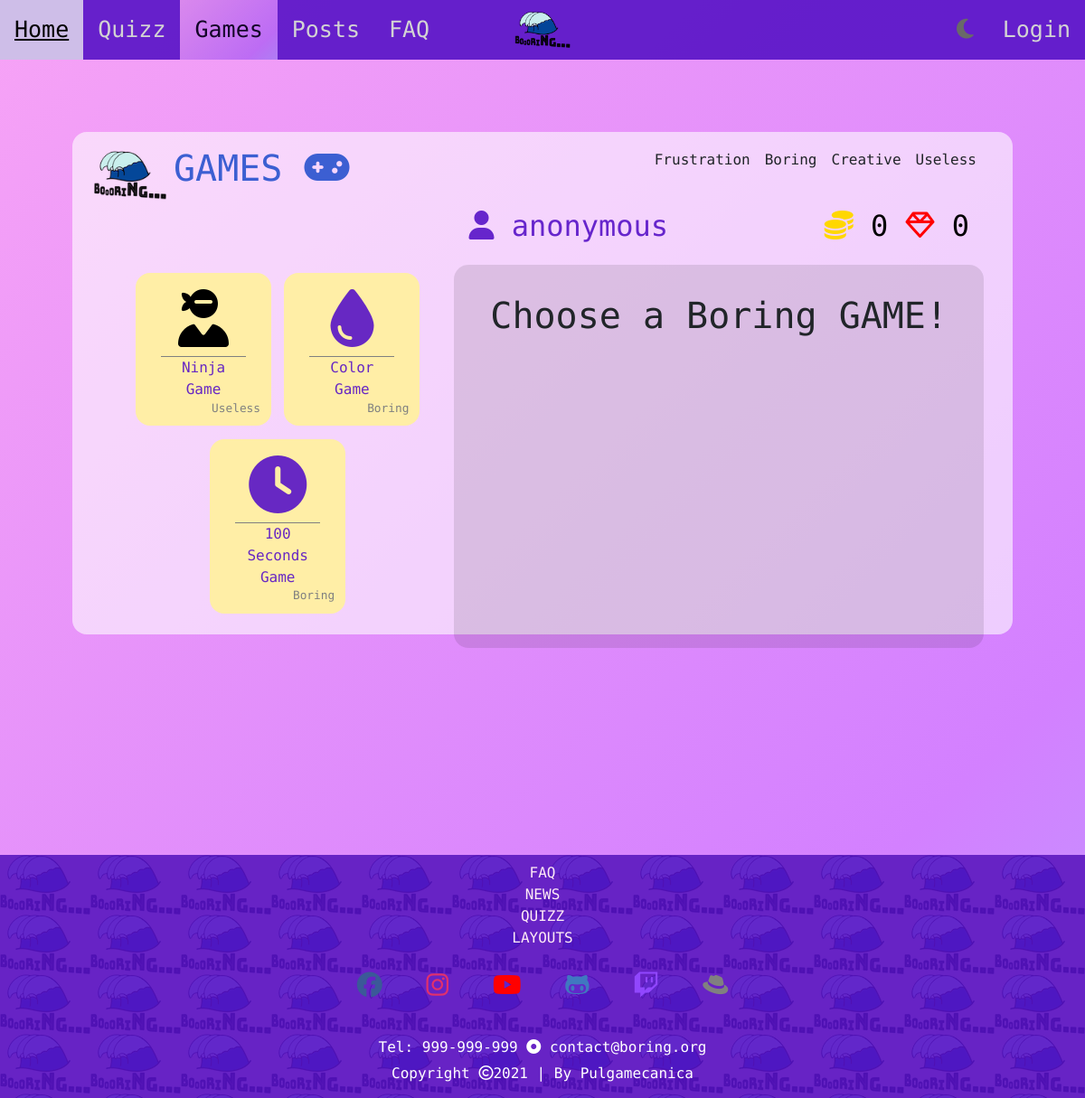
The app's page /games, older data.
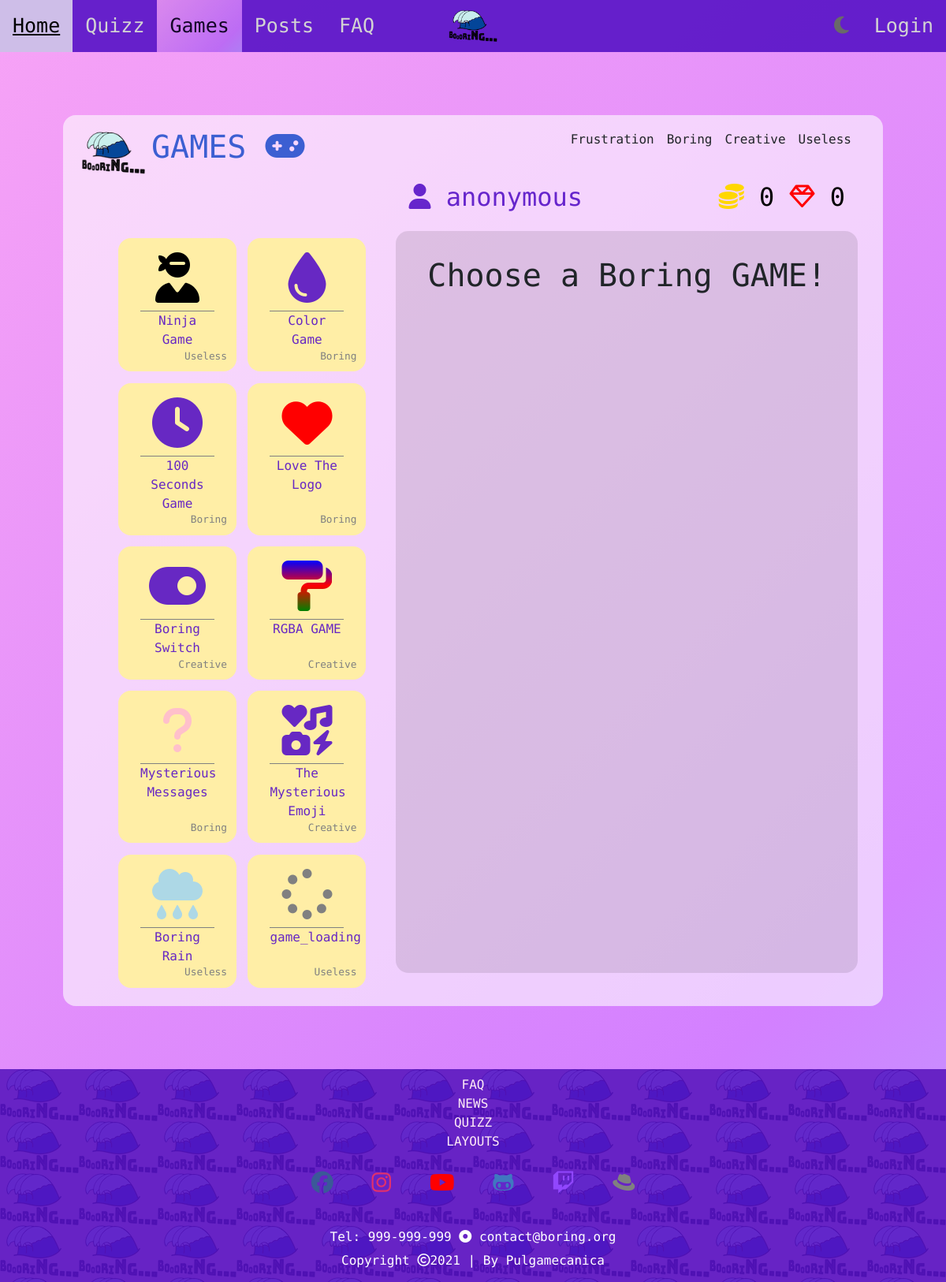
The same page, newer data.
### boring/models.py (models this page shows, shortened)
class Game(models.Model):
    class GameCategory(models.IntegerChoices):
        USELESS = 0
        CREATIVE = 1
        BORING = 2
        FRUSTRATION = 3
    name = models.CharField(max_length = 30)
    description = models.CharField(max_length = 150)
    iconClass1 = models.CharField(max_length = 5, blank=True, default='')
    iconClass2 = models.CharField(max_length = 15, blank=True, default='')
    function = models.CharField(max_length = 50, default='')
    hint_text = models.CharField(max_length = 200, blank=True, default='')
    points_per_win = models.IntegerField(default = 10)
    likes = models.IntegerField(default = 0)
    active = models.BooleanField(default=False)
    created_at = models.DateTimeField(auto_now_add=True)
    category = models.IntegerField(choices=GameCategory.choices, default=False)
    user = models.ForeignKey(BoringUser, on_delete=models.CASCADE, related_name="games")
    times_played = models.IntegerField(default = 0)
    def getCat(self):
        return self.GameCategory.choices[self.category]

### boring_website/views.py (the view)
# urls.py: path('games', views.games_page_view, name='games'),
def games_page_view(request):
    active_games = {'games': Game.objects.all().filter(active=True), 'games_by_cat': enumerate([(category[0], category[1], Game.objects.all().filter(category=category[0]).filter(active=True)) for category in Game.GameCategory.choices])}
    return render(request, 'boring_website/games.html', active_games)

### boring_website/templates/boring_website/games.html (shortened to what this page needs)
{% extends 'boring_website/base.html' %}
{% block main %}
<div class="games-container" id="games-active">
        {% load static %}
		<h1><img src="{% static 'boring_website/images/logo100px.png' %}">GAMES <i class="fas fa-gamepad"></i></h1>
        {% for index, category in games_by_cat %}
            <ul class="dropdown">
                {{ category.1 }}
		    </ul>
        {% endfor %}
		<div class="games-grid">
			<div class="games-options">
				<div class="games-flex-container">
                    {% for game in games  %}
                        <a href="#load-game-section" onclick="loadGame('{{ game.function }}', '{{game.likes}}')">
                            <article>
                                <i class="{{ game.iconClass1 }} {{ game.iconClass2 }}"></i>
                                <h6> {{ game.getCat.1 }} </h6>
                                <p> {{ game.name }} </p>
                            </article>
                        </a>
                    {% endfor %}
				</div>
			</div>
			<main class="game-player-section">
				<h2>
                    {% if user.is_authenticated %}
                        <i class="fas fa-user"></i> {{ request.user.username }}
                        <span class="right"><i class="fas fa-coins"></i> {{ request.user.boringuser.boring_coins }} <i class="far fa-gem"></i> {{ request.user.boringuser.boring_diamonds }} </span>
                    {% else %}
                        <i class="fas fa-user"></i> anonymous
                        <span class="right"><i class="fas fa-coins"></i> 0 <i class="far fa-gem"></i> 0 </span>
                    {% endif %}
				</h2>
				<div id="load-game-section" class="game-play-area">
					<h1 class="active-game choose-game"> Choose a Boring GAME!</h1>
				</div>
			</main>
		</div>
	</div>
{% endblock %}

### boring_website/templates/boring_website/base.html (shortened to what this page needs)
<!DOCTYPE html>
{% load static %}
<html>
<head>
	<link rel="stylesheet" href="https://cdnjs.cloudflare.com/ajax/libs/tempusdominus-bootstrap-4/5.1.2/css/tempusdominus-bootstrap-4.min.css" />
	<link rel="stylesheet" href="https://maxcdn.bootstrapcdn.com/bootstrap/4.5.2/css/bootstrap.min.css">
	<link rel="stylesheet" href="{% static 'boring_website/css/base.css' %}">
	<link rel="stylesheet" href="{% static 'boring_website/css/home.css' %}">
	<link rel="stylesheet" href="{% static 'boring_website/css/faq.css' %}">
	<link rel="stylesheet" href="{% static 'boring_website/css/posts.css' %}">
	<link rel="stylesheet" href="{% static 'boring_website/css/games.css' %}">
	<link rel="stylesheet" href="{% static 'boring/css/profile.css' %}">
	<link rel="stylesheet" href="{% static 'boring/css/boringGames.css' %}">
	<link rel="stylesheet" href="{% static 'boring/css/login.css' %}">
</head>
<body>
    <nav id="navBar">
		<div class="topnav">
			<div class="topnav-centered">
				<a href="{% url 'boring_website:home' %}"><img src="{% static 'boring_website/images/logo100px.png' %}" alt="logo"></a>
			</div>
			<a href="{% url 'boring_website:home' %}" class="active">Home</a>
			<a href="{% url 'boring_website:quizz' %}">Quizz</a>
			<a href="{% url 'boring_website:games' %}">Games</a>
			<a href="{% url 'boring_website:posts' %}">Posts</a>
			<a href="{% url 'boring_website:faq' %}">FAQ</a>
			<div class="topnav-right">
				<a id="darkMode" onclick="myFunction()"><i class="fas fa-moon"></i></a>
				{% if user.is_authenticated %}
					<a class="profile" href="{% url 'boring:profile' %}"><i class="fas fa-user"></i></a>
				{% else %}
					<a class="profile" href="{% url 'boring:login' %}">Login</a>
				{% endif %}
			</div>
		</div>
	</nav>
	<div id="boring-main-container">
		{% block main %}
    	{% endblock %}
	</div>
    <div class="footer">
		<div class="quick-links">
			<span class="quicks">
				<a href="{% url 'boring_website:faq' %}">FAQ</a>
				<a href="./news">NEWS</a>
				<a href="{% url 'boring_website:quizz' %}">QUIZZ</a>
				<a href="./website-guide">LAYOUTS</a>
			</span>
			<ul class="socials-list">
				<h3>
					<li class="facebook"><a href=""><i class="fab fa-facebook"></i></a></li>
					<li class="instagram"><a href=""><i class="fab fa-instagram"></i></a></li>
					<li class="youtube"><a href=""><i class="fab fa-youtube"></i></a></li>
					<li class="github"><a href=""><i class="fab fa-github-alt"></i></a></li>
					<li class="twitch"><a href=""><i class="fab fa-twitch"></i></a></li>
					<li class="hat"><a href=""><i class="fab fa-redhat"></i></a></li>
				</h3>
			</ul>
			<h6>Tel: 999-999-999 <i class="fas fa-dot-circle"></i> contact@boring.org</h6>
			<h6>Copyright <i class="far fa-copyright"></i>2021 | By Pulgamecanica </h6>
		</div>
	</div>
</body>
</html>

### boring_website/static/boring_website/css/base.css (style rules this page uses)
* { scroll-behavior: smooth; box-sizing: border-box; padding: 0; margin: 0; }
html { width: 100%; }
body { width: 100%; margin: 0; background: linear-gradient(-45deg, #17eb76, #0be683, #4fe3b9, #8cd5ff, #d380ff, #f7a3f6); background-size: 400% 400%; animation: gradient 10s ease infinite; font-family: 'Nova Mono', monospace; }
#navBar { z-index: 999; }
.topnav { position: relative; overflow: hidden; background: #5712c7e6; }
.topnav a img { height: 40px; }
.topnav a { float: left; color: lightgray; padding: 14px 16px; font-size: 25px; }
.topnav a.active { opacity: 0.8; background: linear-gradient(-45deg, #17eb76, #0be683, #4fe3b9, #8cd5ff, #d380ff, #f7a3f6); background-size: 400% 400%; animation: gradient 5s ease infinite; color: black; }
.topnav-centered a { float: none; position: absolute; top: 50%; left: 50%; transform: translate(-50%, -50%); }
.topnav-centered a img { transition: transform 1.0s; }
.topnav-right { float: right; }
.topnav .topnav-right #darkMode { color: dimgray; }
#boring-main-container { width: 100%; min-height: 100vh; }
.footer { background-color: rgb(255, 197, 185); background-image: url(../images/logo100px.png); color: #fff; text-align: center; }
.footer .quick-links { padding: 0.5rem;background: rgba(87, 18, 199, 0.90); }
.footer .quicks a { display: block; text-decoration: none; color: #ffebf6; cursor: pointer; }
.footer .socials-list { margin: 10px; display: inline; }
.footer .socials-list li { display: inline;margin: 0 1rem; }
.footer .socials-list .facebook a { color: #3b5998; }
.footer .socials-list .instagram a { color: #e1306c; }
.footer .socials-list .youtube a { color: #FF0000; }
.footer .socials-list .github a { color: #4078c0; }
.footer .socials-list .twitch a { color: #9147fe; }
.footer .socials-list .hat a { color: gray; }
@media only screen and (min-width: 901px) { nav { position: sticky; top: 0; } }

### boring_website/static/boring_website/css/home.css (style rules this page uses)
.intro-box h1, h5, h6, p { margin: 10px; }
.donation-box h1, .donation-box h2, p { text-align: center; }

### boring_website/static/boring_website/css/games.css (style rules this page uses)
.games-container { margin: 5rem; padding: 1rem 2rem; background-color: rgba(255, 255, 255, 0.6); border-radius: 1em; position: relative; }
.games-container > h1 { color: #3c5fd2; display: inline; font-size: 250%; }
.games-container h1 img { width: 80px; height: auto; transform: translate(-10%, 10%); }
.games-container ul { float: right; padding-left: 0.5rem; padding-right: 0.5rem; cursor: pointer; border-top: 3px rgba(0, 0, 0, 0) solid; }
.games-grid { display: grid;grid-template-columns: [games-options] 40% [game-player-section] 60%; }
.games-grid .games-options { grid-column: 1 / 2; grid-row: 1; }
.games-grid .game-player-section { grid-column: 2 / 3;grid-row: 1; }
.games-container .games-flex-container { margin-top: 5rem; display: flex; flex-flow: row wrap; justify-content: center; align-items: stretch; }
.games-container .games-flex-container > a { background-color: #ffeea6; margin: 0.45rem; width: 150px; text-align: center; padding: 1rem; border-radius: 1em; border-width: 2px; border-style: solid; border-color: rgba(0, 0 ,0 ,0); text-decoration: none; color: #5712c7e6; overflow: hidden; position: relative; }
.games-container .games-flex-container a article i { font-size: 400%; }
.games-container .games-flex-container a article .fa-paint-roller { background: -webkit-linear-gradient(blue, red, green);-webkit-background-clip: text;-webkit-text-fill-color: transparent; }
.games-container .games-flex-container a article .fa-question { color: pink; }
.games-container .games-flex-container a article .fa-cloud-rain { color: lightblue; }
.games-container .games-flex-container a article .fa-heart { color: red; }
.games-container .games-flex-container a article .fa-spinner { color: gray; }
.games-container .games-flex-container a article .fa-user-ninja { color: black; }
.games-container .games-flex-container a article p { border-top: 1px gray solid; }
.games-container .games-flex-container a article h6 { position: absolute; bottom: 0; right: 0; font-size: 80%; color: gray; }
.games-grid .game-player-section > h2 { padding: 1rem;color: rgba(87, 18, 199, 0.90); }
.games-grid .game-player-section > h2 .fa-gem { color: red; }
.games-grid .game-player-section > h2 .fa-coins { color: gold; }
.games-grid .game-player-section .right { color: black;float: right; }
.games-grid .game-player-section > .game-play-area { min-height: 90%; background-color: rgba(0 ,0, 0, 0.1); border-radius: 1em; text-align: center; padding: 2rem; }
.game-play-area .choose-game { margin: auto; }

Row changes from the older to the newer data that the page shows:
added Game: getCat.1 "Boring", name "Love The Logo"
added Game: getCat.1 "Creative", name "Boring Switch"
added Game: getCat.1 "Creative", name "RGBA GAME"
added Game: getCat.1 "Boring", name "Mysterious Messages"
added Game: getCat.1 "Creative", name "The Mysterious Emoji"
added Game: getCat.1 "Useless", name "Boring Rain"
added Game: getCat.1 "Useless", name "game_loading"
